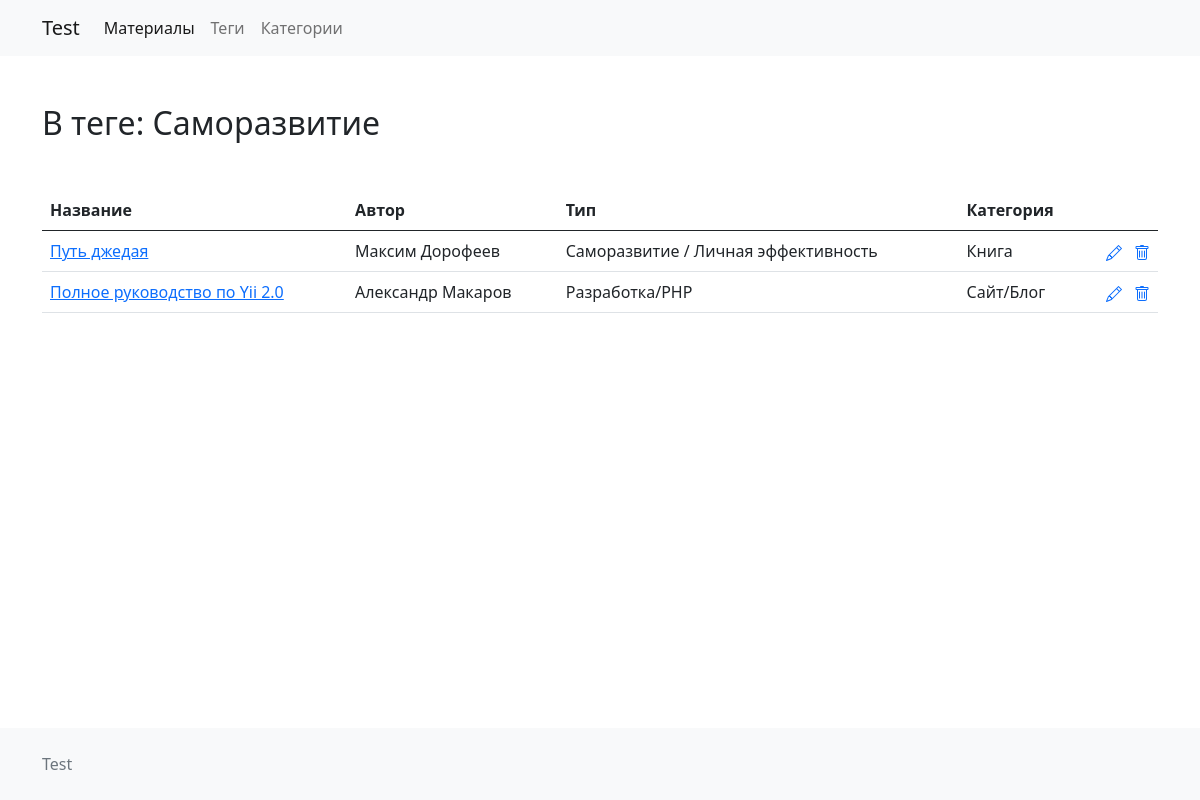
Page /tag-material?viewTagId=3 on the committed database.
### tables this page shows
CREATE TABLE `tags` (
                        `id` int(11) NOT NULL,
                        `tagsTitle` varchar(255) NOT NULL
);

CREATE TABLE `materials` (
                             `id` int(11) NOT NULL,
                             `title` varchar(255) NOT NULL,
                             `author` varchar(255) NOT NULL,
                             `description` varchar(455) NOT NULL,
                             `typeId` int(11) NOT NULL,
                             `categoryId` int(11) NOT NULL
);

CREATE TABLE `categories` (
                              `id` int(11) NOT NULL,
                              `categoryTitle` varchar(255) NOT NULL
);

CREATE TABLE `types` (
                         `id` int(11) NOT NULL,
                         `typeTitle` varchar(255) NOT NULL
);

### Controllers/TagMaterialController.php (called while the page is built, shortened)
<?php
class TagMaterialController extends TagMaterialModel implements RulesForControllers
{
    public function ActionView()
    {
        $this->tagMaterialId = $_GET['viewTagId'];
        $viewTagMaterial = new TagMaterialModel();
        try {
            $viewTagMaterials = $viewTagMaterial ->SelectAll($this->tagMaterialId);
        }catch (\Exception $e){
            die($e->getMessage());
        }
        try {
            $viewTagName = $viewTagMaterial ->getTagTitle($this->tagMaterialId);
        }catch (\Exception $e){
            die($e->getMessage());
        }
        include __DIR__ . "/../Views/tag-material.php";
    }
}

### index.php (called while the page is built, shortened)
<?php
$viewMaterialId = $_GET['viewMaterialId'];
$viewTagId = $_GET['viewTagId'];
$routes = [
    "" =>"Controllers\ListMaterialController",
    "create-tag"=> "Controllers\CreateTagController",
    "create-category" => "Controllers\CreateCategoryController",
    "create-material" => "Controllers\CreateMaterialController",
    "list-category" => "Controllers\ListCategoryController",
    "list-materials" => "Controllers\ListMaterialController",
    "list-tag" => "Controllers\ListTagController",
    "view-material?viewMaterialId=$viewMaterialId" => "Controllers\ViewMaterialController",
    "tag-material?viewTagId=$viewTagId" =>"Controllers\TagMaterialController",
];
include_once "Views/header.php";
try {
    $router = new \Core\Router($routes);
}catch (\Exception $e){
    die($e ->getMessage());
}
include_once "Views/footer.php";

### Core/Db.php (called while the page is built, shortened)
<?php
 class Db
{
    private $db;
     protected function __construct(){
            $this->db =  new \mysqli("localhost","root","","test_project_db");
            $this->db ->set_charset('utf8');
            if ($this->db ->connect_error) {
                throw new \Exception("Нет соеденения с базой данных");
            }else return $this->db;
    }
    protected function DbQuery($query){
       return $this->db->query("$query");
    }
    protected static function arrayEnumeration($array){
        $i = 0;
        foreach ($array as $key => $item){
            $result[$i] = ($item);
            $i++;
        }
        return $result;
    }
 }

### Models/TagMaterialModel.php (called while the page is built, shortened)
<?php
class TagMaterialModel extends Db
{
    private $db;
    public function __construct()
    {
        try {
            $this -> db = new Db();
        }catch (\Exception $e){
            die($e->getMessage());
        }
    }
    protected function SelectAll($id)
    {
        $result = $this->db->DbQuery("SELECT materials.id,materials.title,materials.author,categories.categoryTitle,types.typeTitle,tags.tagsTitle FROM materials LEFT JOIN categories ON materials.categoryId=categories.id LEFT JOIN types ON materials.typeId = types.id RIGHT JOIN cloudtags ON materials.id = cloudtags.materialId LEFT JOIN tags ON cloudtags.tagId = tags.id WHERE tags.id = '$id'");
        $result = Db::arrayEnumeration($result);
        if ($result === false){
            throw new \Exception("Произошла ошибка при выборке материалов использующих данный тег");
        }else return $result;
    }
    protected function getTagTitle($id){
        $result = $this->db->DbQuery("SELECT tagsTitle FROM tags WHERE id = '$id'");
        $result = Db::arrayEnumeration($result);
        if ($result === false){
            throw new \Exception("Произошла ошибка при выборке имени тега");
        }else return $result;
    }
}

### Views/tag-material.php (the view, shortened to what this page needs)
<h2 class="my-md-5 my-4">В теге: <?php foreach ($viewTagName as $key => $value):?><?=$value['tagsTitle']?> <?php endforeach;?></h2>
<div class="table-responsive">
    <table class="table">
        <thead>
        <tr>
            <th scope="col">Название</th>
            <th scope="col">Автор</th>
            <th scope="col">Тип</th>
            <th scope="col">Категория</th>
            <th scope="col"></th>
        </tr>
        </thead>
        <tbody>
        <?php foreach ($viewTagMaterials as $key => $value):?>
            <tr class="searchTr">
                <td class="searchTd"><a data-id="<?=$value['id']?>" href="view-material?viewMaterialId=<?=$value['id']?>"><?=$value['title']?></a></td>
                <td><span><?=$value['author']?></span></td>
                <td><?=$value['categoryTitle']?></td>
                <td><?=$value['typeTitle']?></td>
                <td class="text-nowrap text-end">
                    <a href="create-material" class="text-decoration-none me-2">
                    </a>
                    <a href="#deleteModalToggle" data-bs-toggle="modal" role="button" class="text-decoration-none delete" data-id="material/<?=$value['id']?>">
                    </a>
                </td>
            </tr>
        <?php endforeach;?>
        </tbody>
    </table>
</div>

### Core/Router.php (shortened to what this page needs)
<?php
class Router
{
    public function __construct($routes)
    {
        if (!empty($_SERVER['REQUEST_URI'])) {
            $uri = htmlspecialchars(trim($_SERVER['REQUEST_URI'], '/'));
            foreach ($routes as $key => $value) {
                if ($key == $uri) {
                        $value = new $value;
                        $value->ActionView();
                        return true;
                }
            }
            return false;
        }
    }
}

### rows in the picture
tags: tagsTitle "Саморазвитие"
materials: title "Путь джедая", author "Максим Дорофеев", categoryId.categoryTitle "Саморазвитие / Личная эффективность", typeId.typeTitle "Книга"
materials: title "Полное руководство по Yii 2.0", author "Александр Макаров", categoryId.categoryTitle "Разработка/PHP", typeId.typeTitle "Сайт/Блог"
